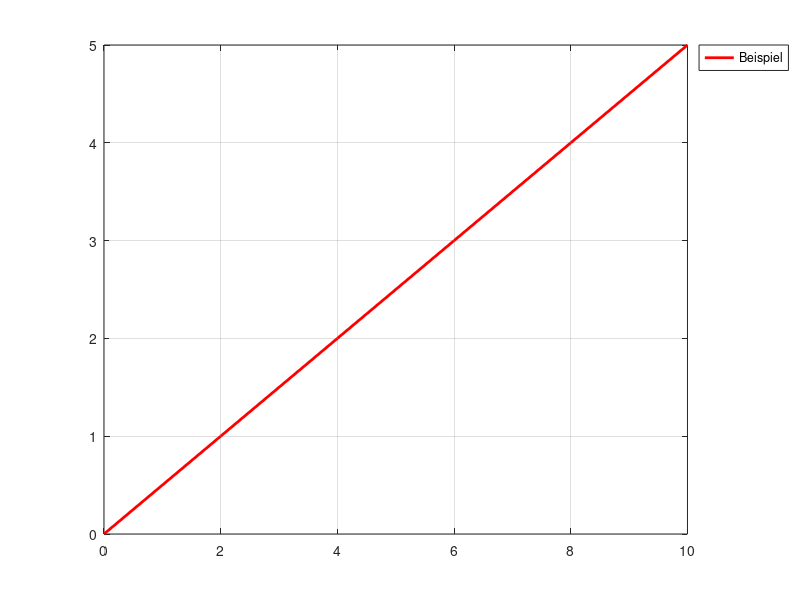
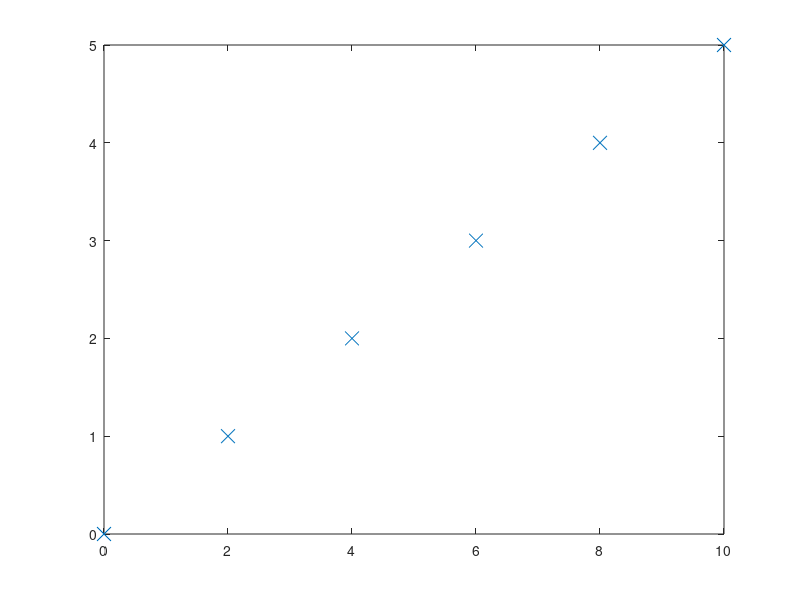

These figures' MATLAB source, in order:
%% BEISPIELE FUER DAS PLOTTEN VON DATEN
clear;close all;clc

% Erstellen einer Datenreihe (Nebenrechnung)
x=(0:2:10);   % Vektor mit jedem zweiten Wert von 0 bis 10
y=(0:5);      % Vektor mit den Werten von 0 bis 5

%% Plot der Daten als Linie
figure(1)   % Oeffnen einer neuen figure

% Einfachster Plotbefehl mit Angabe der Liniendicke und der Farbe
plot(x,y,'LineWidth',2,'Color','r')
grid on     % Gitter im Hintergrund aktivieren

% Legende benennen, mit Angabe der Position im Figure
% 'North'=oben; 'East'=rechts; 'South'=unten; 'West'=links;
% Angabe von 'Outside' positioniert die Legende ausserhalb des Plots; der
% Standard ist innen.
legend('Beispiel','Location','NorthEastOutside')

%% Plot der einzelnen Datenpunkte
figure(2)   % Oeffnen einer neuen figure

% Die Verbindungslinien lassen sich ausschalten, indem der 'LineStyle' auf
% 'none' gesetzt wird. Plot der Datenpunkte als X ohne Verbindungslinie:
plot(x,y,'LineStyle','none','Marker','X','MarkerSize',10)
